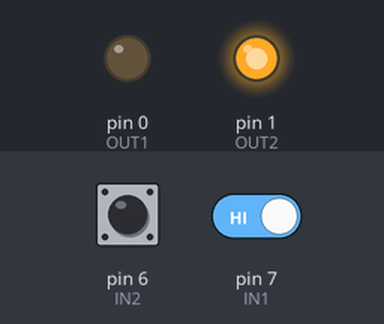
A sketch run on a simulated Arduino Uno, built with avr-gcc and run on an emulated ATmega328P. Parts: output pins drawn as LEDs (lit = HIGH). The inputs (shaded band) are chosen by the test bench; at power-on: pin 6 (IN2) LOW, pin 7 (IN1) HIGH.

Above: at 1.2 s.
1.3 s: pin 6 (IN2) pulsed HIGH 5 times (0.12 s each, 0.3 s apart)
At 3.6 s:
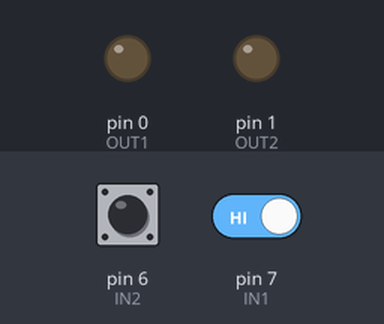
4.3 s: pin 6 (IN2) driven HIGH and pin 7 (IN1) driven LOW
At 5.8 s:
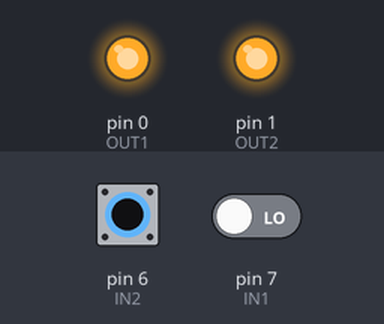
Timing chart, 0 to 7.3 s (numbered marks = the images above; inputs shaded):
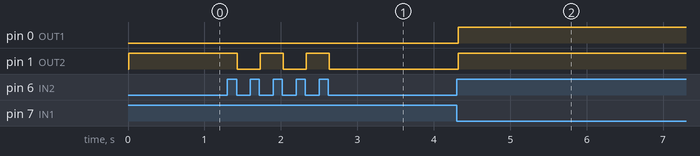

The sketch:

ledDemo.pde
```cpp
/*-===========/
Jeremy Audet

Demonstrates the use a 16x2 LCD display.  The LiquidCrystal
library works with all LCD displays that are compatible with the
Hitachi HD44780 driver. There are many of them out there, and you
can usually tell them by the 16-pin interface.

The circuit:
* LCD RS pin to digital pin 12
* LCD Enable pin to digital pin 11
* LCD D4 pin to digital pin 5
* LCD D5 pin to digital pin 4
* LCD D6 pin to digital pin 3
* LCD D7 pin to digital pin 2
* LCD R/W pin to ground
* 10K resistor:
* ends to +5V and ground
* wiper to LCD VO pin (pin 3)
/===========-*/
/*-============================================================================/
includes, global declarations
/============================================================================-*/
#include <LiquidCrystal.h>

const int IN1 = 7;
const int IN2 = 6;
const int OUT1 = 0;
const int OUT2 = 1;

/*-============================================================================/
functions
/============================================================================-*/
/*-===========/
void setup() -- the first function run
/===========-*/
void setup() {
    pinMode(OUT1, OUTPUT);
    digitalWrite(OUT1, LOW);
    pinMode(OUT2, OUTPUT);
    digitalWrite(OUT2, LOW);

    pinMode(IN1, INPUT);
    pinMode(IN2, INPUT);
}

/*-===========/
void loop() -- the preordained main loop
/===========-*/
void loop() {
    if(LOW == digitalRead(IN1)) {
        // debounce delay
        delay(10);

        digitalWrite(OUT1, HIGH);
        digitalWrite(OUT2, HIGH);
        while(LOW == digitalRead(IN1)) {
            ; // delay while user is still pressing button
        }

        // debounce delay
        delay(10);
    }

    if(LOW == digitalRead(IN2)) {
        // debounce delay
        delay(10);

        digitalWrite(OUT1, LOW);
        digitalWrite(OUT2, !digitalRead(OUT2));
        while(LOW == digitalRead(IN2)) {
            ; // delay while user is still pressing button
        }

        // debounce delay
        delay(10);
    }
}
```

Measured:
- after the input at 1.3 s, pin 1 (OUT2): alternates HIGH for 0.30 s and LOW for 0.30 s, 5 changes in all, then stays LOW, starting after 0.13 s
- after the input at 4.3 s, pin 0 (OUT1), pin 1 (OUT2): LOW → HIGH at once
